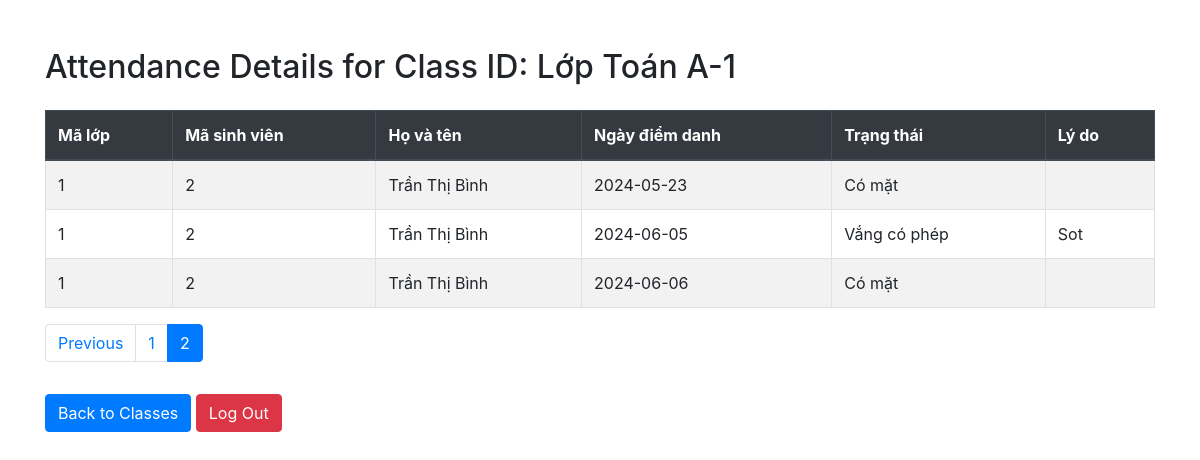
Screenshot of /code/chitietdiemdanh-sv.php?id=1&page=2 (signed in) with the database file from the repository.
### tables this page shows
CREATE TABLE `classes` (
  `class_id` int(11) NOT NULL,
  `class_name` varchar(255) NOT NULL,
  `subject_id` int(11) NOT NULL,
  `semester_id` int(11) NOT NULL,
  `teacher_id` int(11) NOT NULL
);

CREATE TABLE `attendances` (
  `attendance_id` int(11) NOT NULL,
  `class_id` int(11) NOT NULL,
  `student_id` int(11) NOT NULL,
  `attendance_date` date NOT NULL,
  `status` enum('Có mặt','Vắng','Vắng có phép') NOT NULL,
  `lydo` text DEFAULT NULL
);

CREATE TABLE `student` (
  `student_id` int(11) NOT NULL,
  `username` varchar(255) NOT NULL,
  `password` varchar(255) NOT NULL,
  `fullname` varchar(255) NOT NULL,
  `email` varchar(255) NOT NULL,
  `phone_number` varchar(255) NOT NULL
);

### code/chitietdiemdanh-sv.php (the view, shortened to what this page needs)
<?php
    include 'connect.php';
    $u = $_SESSION['username'];
    $id = $_GET['id'];
    $records_per_page = 5;
    $sql_count = "SELECT COUNT(*) AS total_records
                  FROM attendances att
                  INNER JOIN classes c ON c.class_id = att.class_id
                  INNER JOIN student stu ON att.student_id = stu.student_id
                  WHERE att.class_id = ? AND stu.username = ?";
    $stm_count = $conn->prepare($sql_count);
    $stm_count->execute([$id, $u]);
    $row_count = $stm_count->fetch(PDO::FETCH_ASSOC);
    $total_records = $row_count['total_records'];
    $total_pages = ceil($total_records / $records_per_page);
    if (!isset($_GET['page'])) {
        $page = 1;
    } else {
        $page = $_GET['page'];
    }
    $start_from = ($page - 1) * $records_per_page;
    $sql = "SELECT att.attendance_id, att.class_id, att.student_id, att.attendance_date, att.status, att.lydo, stu.fullname, c.class_name
            FROM attendances att
            INNER JOIN classes c ON c.class_id = att.class_id
            INNER JOIN student stu ON att.student_id = stu.student_id
            WHERE att.class_id = ? AND stu.username = ?
            LIMIT $start_from, $records_per_page";
    $stm = $conn->prepare($sql);
    $stm->execute([$id, $u]);
    $data = $stm->fetchAll(PDO::FETCH_OBJ);
    $classname = '';
    foreach ($data as $item) {
        $classname = $item->class_name;
    }
?>
<!DOCTYPE html>
<html lang="en">
<head>
    <link rel="stylesheet" href="https://stackpath.bootstrapcdn.com/bootstrap/4.5.2/css/bootstrap.min.css">
</head>
<body>
    <div class="container mt-5">
        <h2 class="mb-4">Attendance Details for Class ID: <?php echo htmlspecialchars($classname); ?></h2>
        <table class="table table-bordered table-striped">
            <thead class="thead-dark">
                <tr>
                    <th>Mã lớp</th>
                    <th>Mã sinh viên</th>
                    <th>Họ và tên</th>
                    <th>Ngày điểm danh</th>
                    <th>Trạng thái</th>
                    <th>Lý do</th>
                </tr>
            </thead>
            <tbody>
            <?php foreach ($data as $item) { ?>
                <tr>
                    <td><?php echo htmlspecialchars($item->class_id); ?></td>
                    <td><?php echo htmlspecialchars($item->student_id); ?></td>
                    <td><?php echo htmlspecialchars($item->fullname); ?></td>
                    <td><?php echo htmlspecialchars($item->attendance_date); ?></td>
                    <td><?php echo htmlspecialchars($item->status); ?></td>
                    <td><?php echo htmlspecialchars($item->lydo); ?></td>
                </tr>
            <?php } ?>
            </tbody>
        </table>
        <?php if ($total_pages > 1) { ?>
        <ul class="pagination">
            <?php if ($page > 1) { ?>
                <li class="page-item"><a class="page-link" href="chitietdiemdanh-sv.php?id=<?php echo $id; ?>&page=<?php echo $page - 1; ?>">Previous</a></li>
            <?php } ?>
            <?php for ($i = 1; $i <= $total_pages; $i++) { ?>
                <li class="page-item <?php if ($i == $page) echo 'active'; ?>"><a class="page-link" href="chitietdiemdanh-sv.php?id=<?php echo $id; ?>&page=<?php echo $i; ?>"><?php echo $i; ?></a></li>
            <?php } ?>
        </ul>
        <?php } ?>
        <a href="student.php" class="btn btn-primary mt-3">Back to Classes</a>
        <a href="./logout.php" class="btn btn-danger mt-3">Log Out</a>
    </div>
</body>
</html>

### rows the page displays
classes: class_name "Lớp Toán A-1"
attendances: class "1", student "2", student.fullname "Trần Thị Bình", attendance_date "2024-05-23", status "Có mặt"
attendances: class "1", student "2", student.fullname "Trần Thị Bình", attendance_date "2024-06-05", status "Vắng có phép", lydo "Sot"
attendances: class "1", student "2", student.fullname "Trần Thị Bình", attendance_date "2024-06-06", status "Có mặt"
